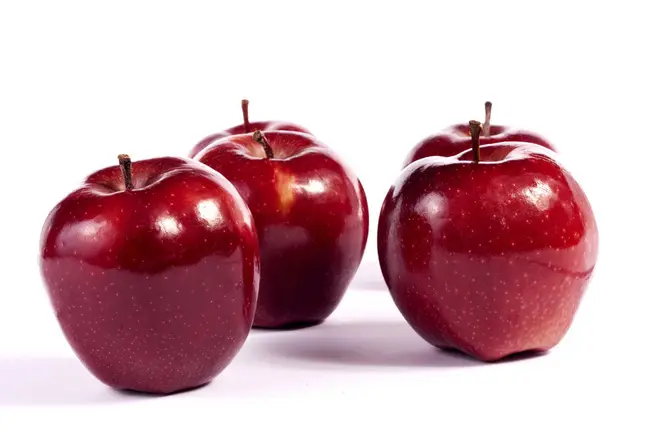
#> input picture opencv-basic/pic/apple.jpg, 658 x 438 px
$ python no12-fpn.py
#> lines starting #> are read from the running program, lines starting #| are printed output that depends on the picture
'''
【高斯金字塔】

高斯金字塔的顶部是通过将底部图像中的连续的行和列去除得到的。
顶部图像中的每个像素值等于下一层图像中5 个像素的高斯加权平均值。
这样操作一次一个 M x N 的图像就变成了一个 M/2 x N/2 的图像。
所以这幅图像的面积就变为原来图像面积的四分之一。这被称为Octave。
连续进行这样的操作我们就会得到一个分辨率不断下降的图像金字塔。
'''
# [10 lines of commented-out code are left out]

'''
【拉普拉斯金字塔】
使用金字塔进行图像融合
图像金字塔的一个应用是图像融合。
例如，在图像缝合中，你需要将两幅图叠在一起，
但是由于连接区域图像像素的不连续性，整幅图的效果看起来会很差。
这时图像金字塔就可以排上用场了，他可以帮你实现无缝连接。
这里的一个经典案例就是将两个水果融合成一个，看看下图也许你就明白我在讲什么了。

'''
import numpy as np
import cv2
a = cv2.imread("pic/apple.jpg")
#> a is the input picture: shape (438, 658, 3); mean B, G, R 181, 174.4, 208.9
a = cv2.resize(a,(256,256))
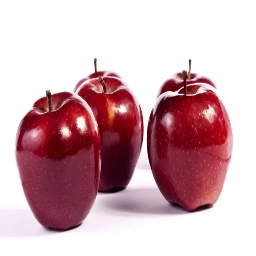
#> a: shape (256, 256, 3); mean B, G, R 181, 174.3, 208.9

o = cv2.imread("pic/orange.jpg")
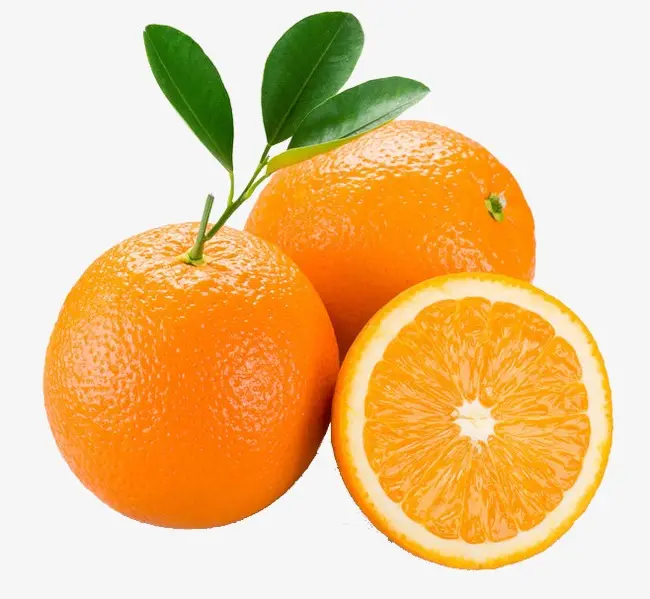
#> input picture opencv-basic/pic/orange.jpg, 650 x 599 px
#> o is the input picture: shape (599, 650, 3); mean B, G, R 144.5, 197.5, 235.2
o = cv2.resize(o,(256,256))
#> o: shape (256, 256, 3)


# 生成a的高斯金字塔
G = a.copy()
gpA = [G]
for i in range(6):
    G = cv2.pyrDown(G)
    gpA.append(G)
#> after the loop, gpA = 7 items
#生成o的高斯金字塔
G = o.copy()
gpO = [G]
for i in range(6):
    G = cv2.pyrDown(G)
    gpO.append(G)
#> this loop made 6 passes
#> pass 1, `G = cv2.pyrDown(G)`:
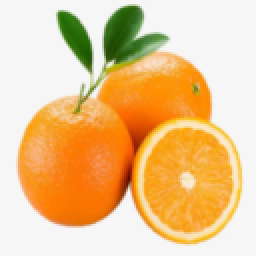
#> G: shape (128, 128, 3) (shown 2 times larger); mean B, G, R 144.4, 197.5, 235.1
#> after the loop, gpO = 7 items


#生成A的拉普拉斯金字塔
lpA = [gpA[5]]
for i in range(5, 0, -1):
    GE = cv2.pyrUp(gpA[i])
    L= cv2.subtract(gpA[i-1],GE)
    lpA.append(L)
#> after the loop, lpA = 6 items
#生成O的拉普拉斯金字塔
lpO = [gpO[5]]
for i in range(5, 0, -1):
    GE = cv2.pyrUp(gpO[i])
    L= cv2.subtract(gpO[i-1],GE)
    lpO.append(L)
#> this loop made 5 passes
#> pass 3, `L= cv2.subtract(gpO[i-1],GE)`:
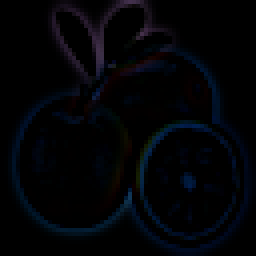
#> L: shape (64, 64, 3) (shown 4 times larger); mean of channels 0, 1, 2 6.5, 3.3, 2.2; drawn as B, G, R
#> after the loop, lpO = 6 items

#现在在每个级别中添加左右两半图像
LS = []
for la, lb in zip(lpA, lpO):
    rows,cols,dpt = la.shape
    # 图像拼接
    ls = np.hstack((la[:,0:int(cols/2)],lb[:,int(cols/2):]))
    LS.append(ls)
#> this loop made 6 passes
#> (rows, cols) on passes 1 to 6: (8, 8), (16, 16), (32, 32), (64, 64), (128, 128), (256, 256)
#> after the loop, LS = 6 items
# 现在重建
ls_ = LS[0]
for i in range(1,6):
    ls_ = cv2.pyrUp(ls_)
    ls_ = cv2.add(ls_, LS[i])
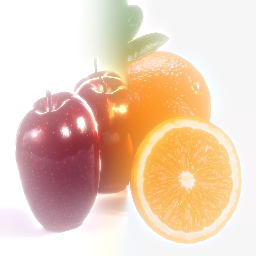
#> ls_: shape (256, 256, 3); mean of channels 0, 1, 2 185.3, 206.7, 235.1; drawn as B, G, R

#图像与直接连接的每一半
real1 = np.hstack((a, o))
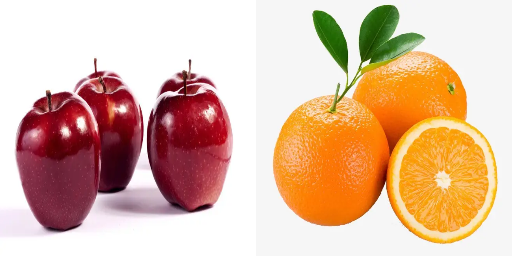
#> real1: shape (256, 512, 3); mean B, G, R 162.7, 185.9, 222
real = np.hstack((a[:, 0:int(cols/2)], o[:, int(cols/2):]))
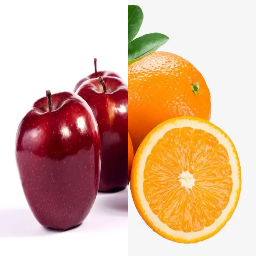
#> real: shape (256, 256, 3); mean B, G, R 157.8, 182.9, 220.5
cv2.imshow('real1', real1)
cv2.imshow('real', real)
cv2.imshow('ls_', ls_)
cv2.waitKey(0)
cv2.destroyAllWindows()
